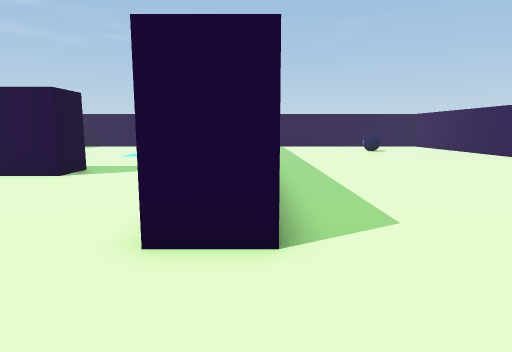
View 1 (above)

17 first-person views from a walk through a 3-D level made in the Unity game engine. The camera is 1.3 m above the floor, tilts 8° down and sees 75° across. The floor is counted in squares, 1 m on a side. Each view is taken from the middle of a square. On the plan, view 1 faces up. The plan holds only what a view shows up to about 14 squares ahead; the rest is blank. The place goes on beyond the plan.

View 2
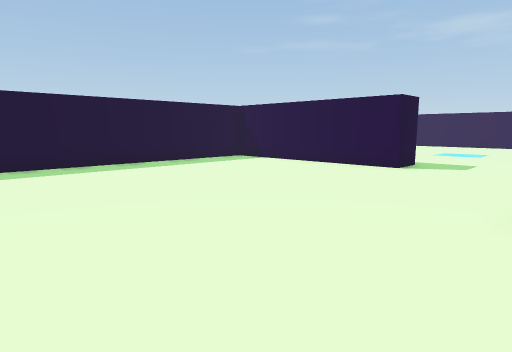

View 3
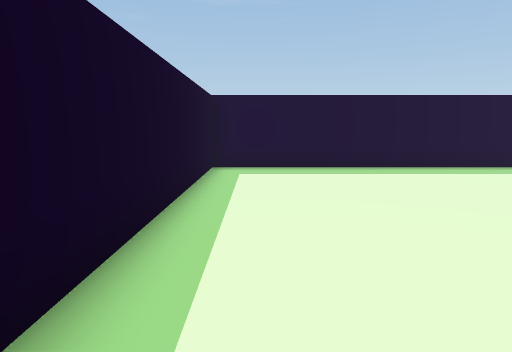

View 4
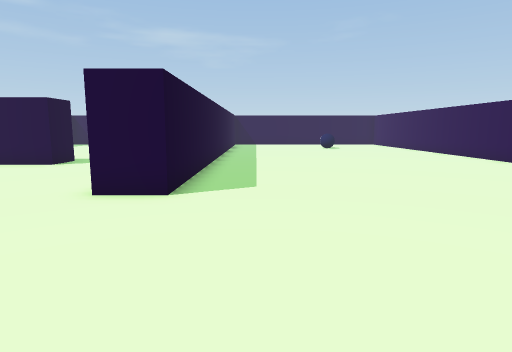

View 5
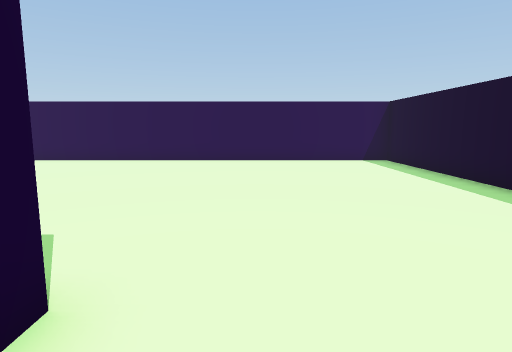

View 6
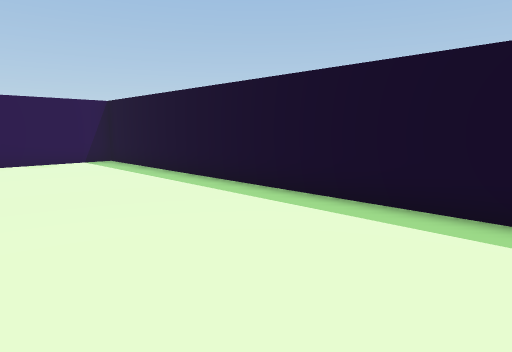

View 7
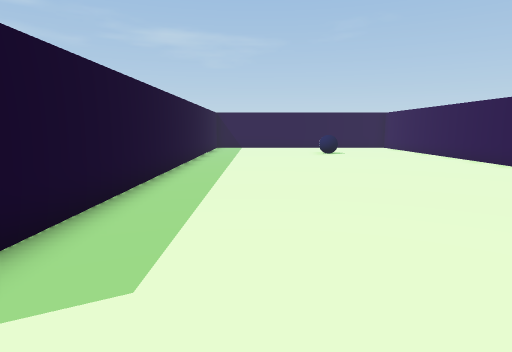

View 8
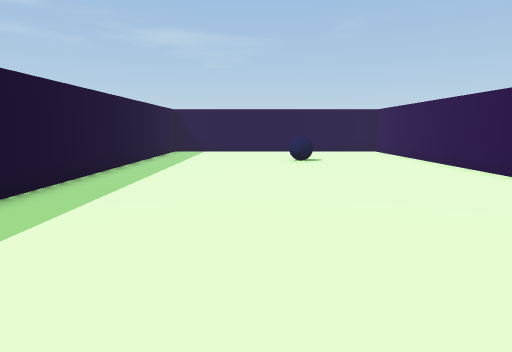

View 9
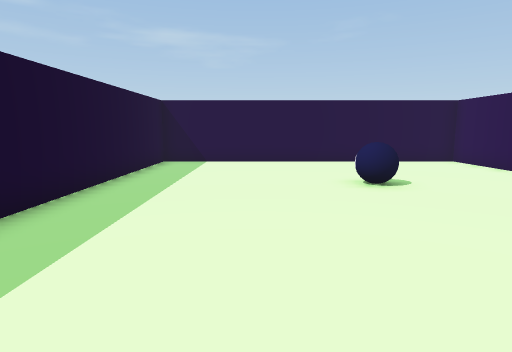

View 10
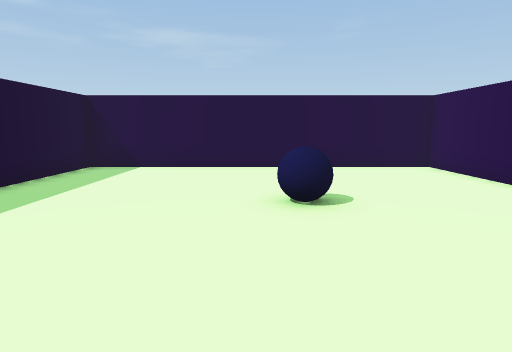

View 11
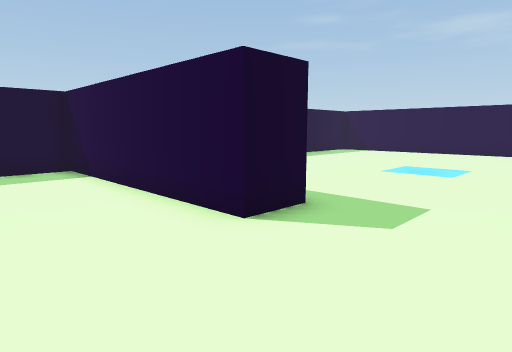

View 12
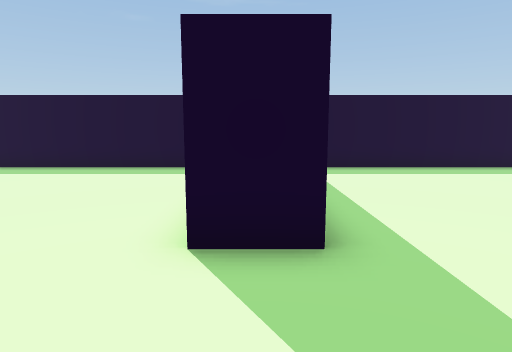

View 13
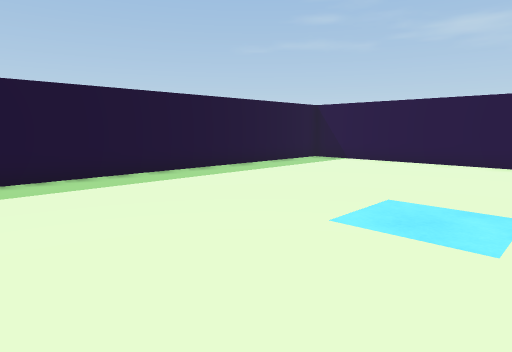

View 14
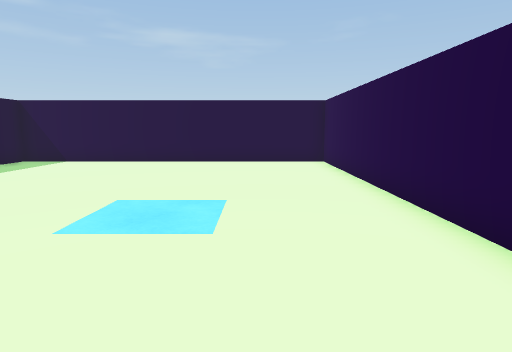

View 15
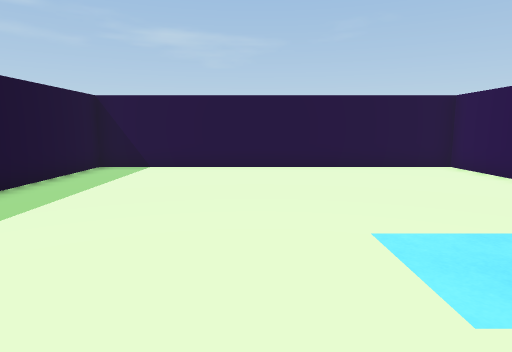

View 16
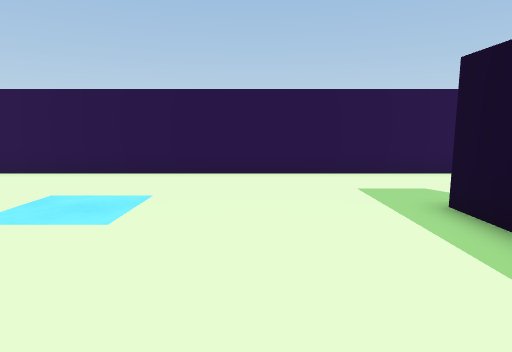

View 17
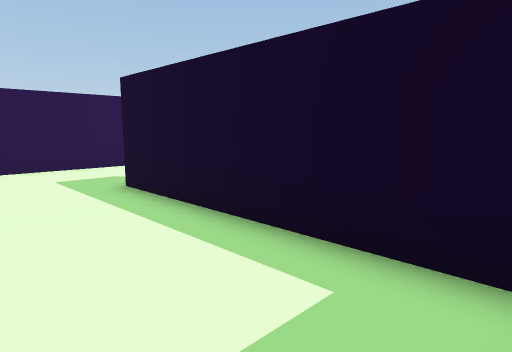

### Floor plan
Ten units are one square. View 1 is at (0, 0); x grows to the right and y downward. Boxes are objects, and circles mark ways between rooms. Rooms are numbered by the first view taken in them; rooms with no view inside come last. Other rooms are left out.
<svg viewBox="-139 -260 264 300">
<path fill="none" stroke="#000" d="M-65 -93 -134 -93 -134 35 -41 35M120 -136 120 -202M-14 35 120 35 120 -114M120 -218 120 -255 3 -255 3 -35 -12 -35M-128 -107 -55 -107 -55 -93 -65 -93M-12 -81 -12 -255 -134 -255 -134 -124"/>
<rect x="65" y="-205" width="10" height="10" fill="#bbb"><title>other object</title></rect>
<circle cx="-40" cy="-90" r="3" fill="#2a7"/>
<text x="20" y="-80">1</text>
<text x="-70" y="-180">2</text>
</svg>
Room 1 opens to room 2.

Where each view was taken, in squares from view 1:
view 1: 0 up, 0 right, facing up
view 2: 2 down, 1 left, facing up-left
view 3: 2 down, 2 left, facing left
view 4: 3 down, 2 right, facing up
view 5: 2 up, 2 left, facing right
view 6: 2 up, 2 left, facing down-right
view 7: 2 up, 3 right, facing up
view 8: 6 up, 5 right, facing up
view 9: 12 up, 4 right, facing up
view 10: 14 up, 6 right, facing up
view 11: 6 up, 2 left, facing up-left
view 12: 10 up, 2 left, facing left
view 13: 12 up, 4 left, facing up-left
view 14: 12 up, 4 left, facing up
view 15: 14 up, 8 left, facing up
view 16: 14 up, 11 left, facing right
view 17: 14 up, 13 left, facing down-right
